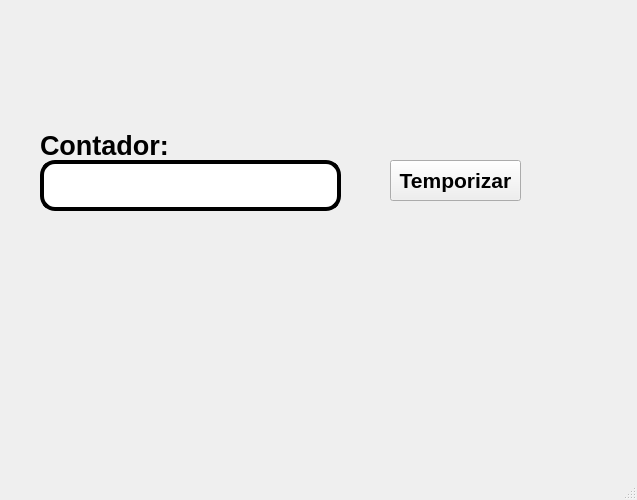
<?xml version="1.0" encoding="UTF-8"?>
<ui version="4.0">
 <class>MainWindow</class>
 <widget class="QMainWindow" name="MainWindow">
  <property name="geometry">
   <rect>
    <x>0</x>
    <y>0</y>
    <width>637</width>
    <height>500</height>
   </rect>
  </property>
  <property name="windowTitle">
   <string>MainWindow</string>
  </property>
  <widget class="QWidget" name="centralwidget">
   <widget class="QLabel" name="label_4">
    <property name="geometry">
     <rect>
      <x>430</x>
      <y>370</y>
      <width>171</width>
      <height>81</height>
     </rect>
    </property>
    <property name="styleSheet">
     <string notr="true"/>
    </property>
    <property name="text">
     <string/>
    </property>
    <property name="pixmap">
     <pixmap resource="../Archivos/Recursos.qrc">:/Ejercicios/8s85l9yb14k81.png</pixmap>
    </property>
    <property name="scaledContents">
     <bool>true</bool>
    </property>
   </widget>
   <widget class="QLabel" name="label_5">
    <property name="geometry">
     <rect>
      <x>40</x>
      <y>130</y>
      <width>191</width>
      <height>31</height>
     </rect>
    </property>
    <property name="font">
     <font>
      <pointsize>20</pointsize>
      <weight>75</weight>
      <bold>true</bold>
     </font>
    </property>
    <property name="text">
     <string>Contador:</string>
    </property>
   </widget>
   <widget class="QLineEdit" name="txt_temporizador">
    <property name="geometry">
     <rect>
      <x>40</x>
      <y>160</y>
      <width>301</width>
      <height>51</height>
     </rect>
    </property>
    <property name="font">
     <font>
      <pointsize>24</pointsize>
     </font>
    </property>
    <property name="styleSheet">
     <string notr="true">border: 4px solid black;
border-radius: 15px;</string>
    </property>
    <property name="alignment">
     <set>Qt::AlignCenter</set>
    </property>
   </widget>
   <widget class="QLabel" name="label_2">
    <property name="geometry">
     <rect>
      <x>10</x>
      <y>10</y>
      <width>211</width>
      <height>81</height>
     </rect>
    </property>
    <property name="text">
     <string/>
    </property>
    <property name="pixmap">
     <pixmap resource="../Archivos/Recursos.qrc">:/Logos/log_uat_nuevo.png</pixmap>
    </property>
    <property name="scaledContents">
     <bool>true</bool>
    </property>
   </widget>
   <widget class="QLabel" name="label_3">
    <property name="geometry">
     <rect>
      <x>530</x>
      <y>10</y>
      <width>91</width>
      <height>81</height>
     </rect>
    </property>
    <property name="text">
     <string/>
    </property>
    <property name="pixmap">
     <pixmap resource="../Archivos/Recursos.qrc">:/Logos/logo fit.png</pixmap>
    </property>
    <property name="scaledContents">
     <bool>true</bool>
    </property>
   </widget>
   <widget class="QPushButton" name="btn_temporizar">
    <property name="geometry">
     <rect>
      <x>390</x>
      <y>160</y>
      <width>131</width>
      <height>41</height>
     </rect>
    </property>
    <property name="font">
     <font>
      <pointsize>16</pointsize>
      <weight>75</weight>
      <bold>true</bold>
     </font>
    </property>
    <property name="text">
     <string>Temporizar</string>
    </property>
   </widget>
  </widget>
  <widget class="QMenuBar" name="menubar">
   <property name="geometry">
    <rect>
     <x>0</x>
     <y>0</y>
     <width>637</width>
     <height>21</height>
    </rect>
   </property>
  </widget>
  <widget class="QStatusBar" name="statusbar"/>
 </widget>
 <resources>
  <include location="../Archivos/Recursos.qrc"/>
 </resources>
 <connections/>
</ui>
